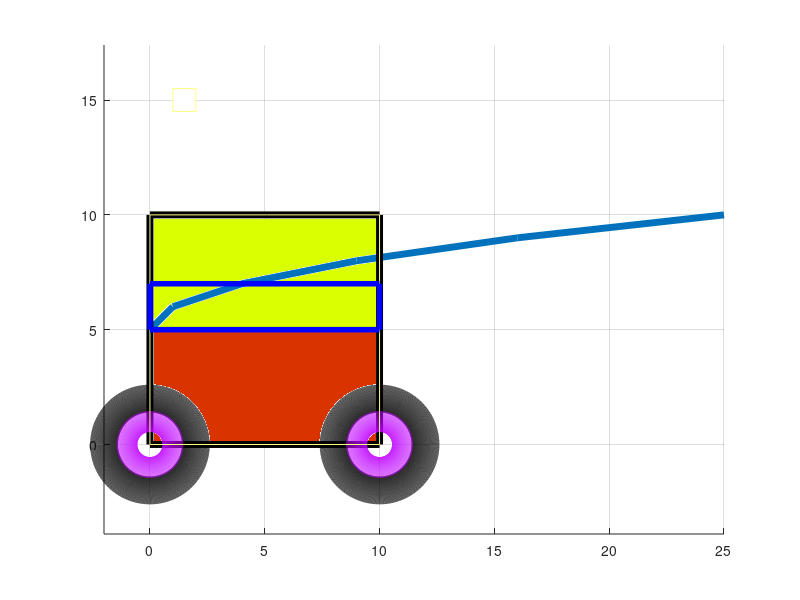

This chart was generated by the following MATLAB code:
% Seth Williams
% CS 151L
% March 23rd, 2017
% Graphing a picture with lines, circles, curves, colors and squares.
clear; clc;

hold on;
grid on;

   x = 0:5;
   y = 5:10;
   plot(x.^2,y,'linewidth',5);
   
% pos = [2 2 0.5 0.5];
%    rectangle('Position',pos,'Curvature',[0.5 0.5])  
%    axis equal
   
   pos = [0 0 10 10];
   rectangle('Position',pos,'Curvature',[0 0], 'linewidth',5)  
   axis equal
   
 t=-pi:0.01:pi;
 y=sin(t);
 x=cos(t);
 plot(x.*2,y.*2,'linewidth',20','color',[0 0 0]);           % Multiply by a number 'n' to make bigger or smaller.
 plot(x.*2 +10,y.*2,'linewidth',20,'color',[0 0 0]);
 
  plot(x,y,'linewidth',15','color',[0.75 0 1]);           % Multiply by a number 'n' to make bigger or smaller.
 plot(x +10,y,'linewidth',15,'color',[0.75 0 1]);
 
 
%  x_line = 0:10;
%  y_line = 0:10;
%  plot[x_line,y_line];
   
    pos = [0 0 10 5];           % Bottom rectangle
   rectangle('Position',pos,'Curvature',[0 0],'facecolor',[0.85 0.20 0],'edgecolor',[1 1 .5]) ; 
   axis equal
   
    pos = [0 5 10 5];           % Top Rectangle
   rectangle('Position',pos,'Curvature',[0 0],'facecolor',[0.85 01 0],'edgecolor',[1 1 .5]) ; 
   axis equal
   
    pos = [1 14.5 1 1];           % Spacing Rectangle
   rectangle('Position',pos,'Curvature',[0 0],'facecolor',[1 1 1],'edgecolor',[1 1 .5]) ; 
   axis equal
   
    pos2 = [0 5 10 2];
   rectangle('Position',pos2,'Curvature',[0 0],'edgecolor',[0 0.01 1],'linewidth',4) ; 
%    axis equal
   
   
   
   
   